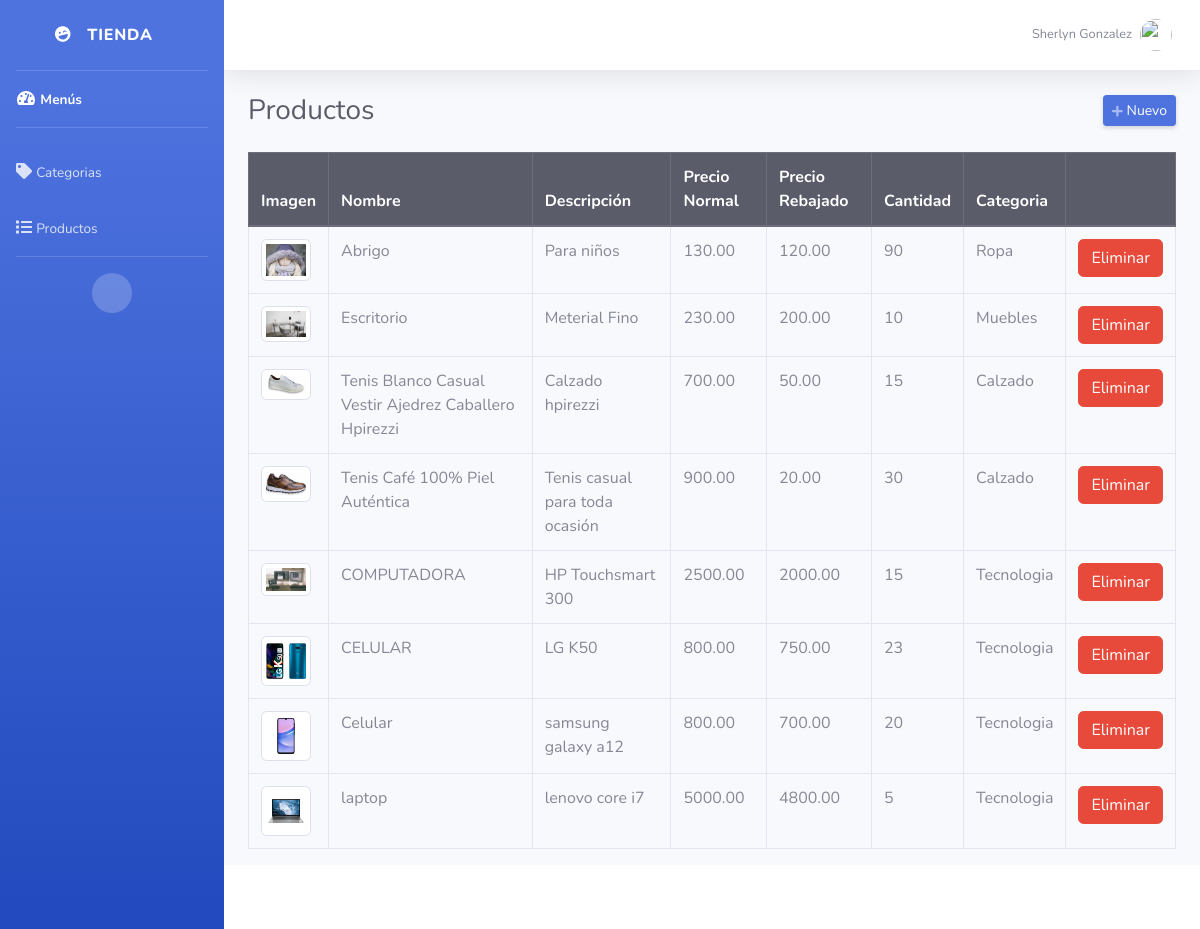
The page /admin/productos.php (signed in) on the database its author committed.
### tables this page shows
CREATE TABLE `productos` (
  `id` int(11) NOT NULL,
  `nombre` varchar(255) NOT NULL,
  `descripcion` text NOT NULL,
  `precio_normal` decimal(10,2) NOT NULL,
  `precio_rebajado` decimal(10,2) NOT NULL,
  `cantidad` int(11) NOT NULL,
  `imagen` varchar(50) NOT NULL,
  `id_categoria` int(11) NOT NULL
);

CREATE TABLE `categorias` (
  `id` int(11) NOT NULL,
  `categoria` varchar(50) NOT NULL
);

### admin/productos.php (the view, shortened to what this page needs)
<?php
require_once "../config/conexion.php";
include("includes/header.php"); ?>
<div class="d-sm-flex align-items-center justify-content-between mb-4">
    <h1 class="h3 mb-0 text-gray-800">Productos</h1>
    <a href="#" class="d-none d-sm-inline-block btn btn-sm btn-primary shadow-sm" id="abrirProducto"><i class="fas fa-plus fa-sm text-white-50"></i> Nuevo</a>
</div>
<div class="row">
    <div class="col-md-12">
        <div class="table-responsive">
            <table class="table table-hover table-bordered" style="width: 100%;">
                <thead class="thead-dark">
                    <tr>
                        <th>Imagen</th>
                        <th>Nombre</th>
                        <th>Descripción</th>
                        <th>Precio Normal</th>
                        <th>Precio Rebajado</th>
                        <th>Cantidad</th>
                        <th>Categoria</th>
                        <th></th>
                    </tr>
                </thead>
                <tbody>
                    <?php
                    $query = mysqli_query($conexion, "SELECT p.*, c.id AS id_cat, c.categoria FROM productos p INNER JOIN categorias c ON c.id = p.id_categoria ORDER BY p.id DESC");
                    while ($data = mysqli_fetch_assoc($query)) { ?>
                        <tr>
                            <td><img class="img-thumbnail" src="../assets/img/<?php echo $data['imagen']; ?>" width="50"></td>
                            <td><?php echo $data['nombre']; ?></td>
                            <td><?php echo $data['descripcion']; ?></td>
                            <td><?php echo $data['precio_normal']; ?></td>
                            <td><?php echo $data['precio_rebajado']; ?></td>
                            <td><?php echo $data['cantidad']; ?></td>
                            <td><?php echo $data['categoria']; ?></td>
                            <td>
                                <form method="post" action="eliminar.php?accion=pro&id=<?php echo $data['id']; ?>" class="d-inline eliminar">
                                    <button class="btn btn-danger" type="submit">Eliminar</button>
                                </form>
                            </td>
                        </tr>
                    <?php } ?>
                </tbody>
            </table>
        </div>
    </div>
</div>
<?php include("includes/footer.php"); ?>

### rows shown on the page
productos: imagen (picture), nombre "Abrigo", descripcion "Para niños", precio_normal "130.00", precio_rebajado "120.00", cantidad "90", id_categoria.categoria "Ropa"
productos: imagen (picture), nombre "Escritorio", descripcion "Meterial Fino", precio_normal "230.00", precio_rebajado "200.00", cantidad "10", id_categoria.categoria "Muebles"
productos: imagen (picture), nombre "Tenis Blanco Casual Vestir Ajedrez Caballero Hpirezzi", descripcion "Calzado hpirezzi", precio_normal "700.00", precio_rebajado "50.00", cantidad "15", id_categoria.categoria "Calzado"
productos: imagen (picture), nombre "Tenis Café 100% Piel Auténtica", descripcion "Tenis casual para toda ocasión", precio_normal "900.00", precio_rebajado "20.00", cantidad "30", id_categoria.categoria "Calzado"
productos: imagen (picture), nombre "COMPUTADORA", descripcion "HP Touchsmart 300", precio_normal "2500.00", precio_rebajado "2000.00", cantidad "15", id_categoria.categoria "Tecnologia"
productos: imagen (picture), nombre "CELULAR", descripcion "LG K50", precio_normal "800.00", precio_rebajado "750.00", cantidad "23", id_categoria.categoria "Tecnologia"
productos: imagen (picture), nombre "Celular", descripcion "samsung galaxy a12", precio_normal "800.00", precio_rebajado "700.00", cantidad "20", id_categoria.categoria "Tecnologia"
productos: imagen (picture), nombre "laptop", descripcion "lenovo core i7", precio_normal "5000.00", precio_rebajado "4800.00", cantidad "5", id_categoria.categoria "Tecnologia"

### other values the page prints
$_SESSION['nombre'] "Sherlyn Gonzalez"
